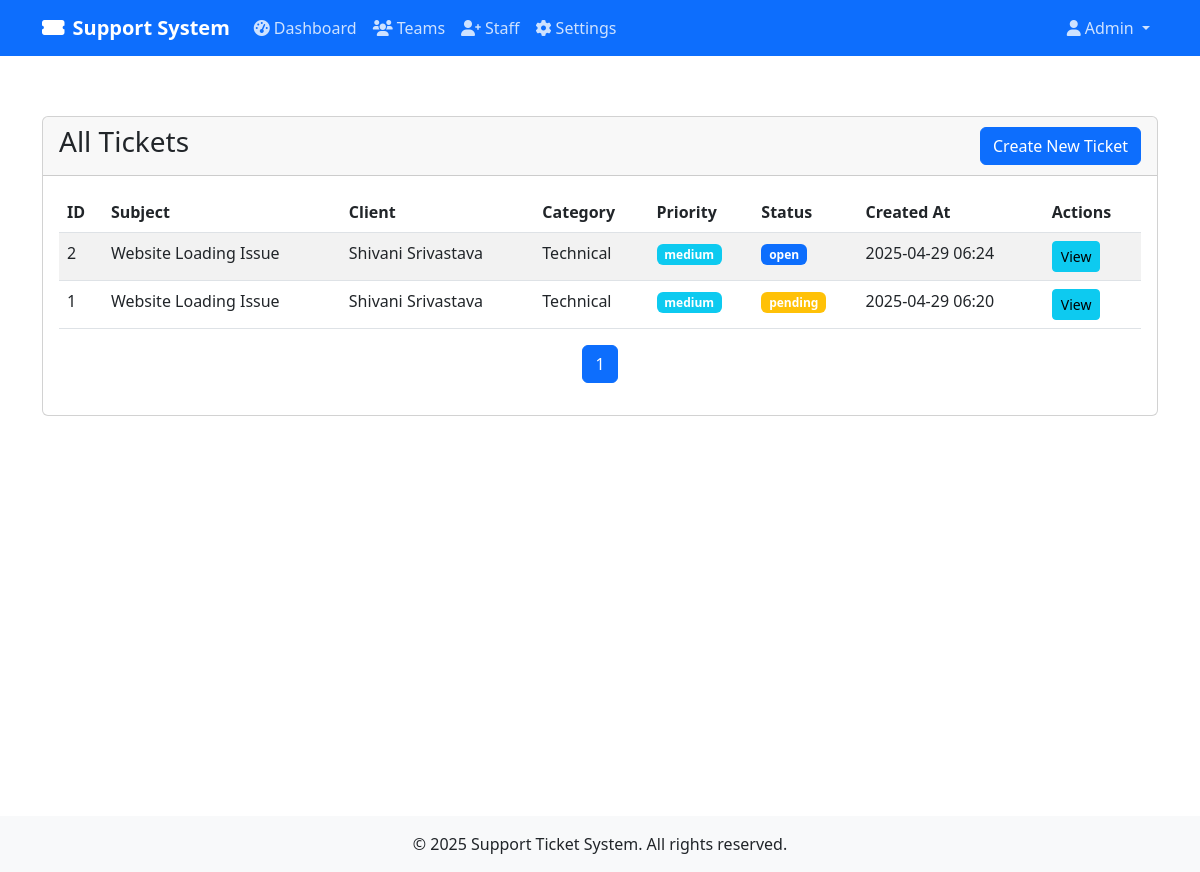
The page /all_tickets (signed in) on the database its author committed.
### app.py (models this page shows, shortened)
class User(UserMixin, db.Model):
    id = db.Column(db.Integer, primary_key=True)
    email = db.Column(db.String(120), unique=True, nullable=False)
    password_hash = db.Column(db.String(128))
    first_name = db.Column(db.String(50))
    last_name = db.Column(db.String(50))
    role = db.Column(db.String(20))  # admin, manager, team_member, client
    created_at = db.Column(db.DateTime, default=datetime.utcnow)
    phone = db.Column(db.String(20))
    team_id = db.Column(db.Integer, db.ForeignKey('team.id'))
    managed_teams = db.relationship('Team', backref='manager', foreign_keys='Team.manager_id')
    otp = db.Column(db.String(6), nullable=True)

class Ticket(db.Model):
    id = db.Column(db.Integer, primary_key=True)
    client_id = db.Column(db.Integer, db.ForeignKey('user.id'))
    subject = db.Column(db.String(200))
    content = db.Column(db.Text)
    category = db.Column(db.String(50))
    priority = db.Column(db.String(20))  # low, medium, high, urgent
    status = db.Column(db.String(20))  # pending, open, resolved, closed
    created_at = db.Column(db.DateTime, default=datetime.utcnow)
    assigned_to = db.Column(db.Integer, db.ForeignKey('user.id'))
    sla_respond_by = db.Column(db.DateTime)
    sla_resolve_by = db.Column(db.DateTime)
    last_updated = db.Column(db.DateTime, default=datetime.utcnow)
    attachments = db.relationship('Attachment', backref='ticket', lazy=True)
    replies = db.relationship('Reply', backref='ticket', lazy=True)
    client = db.relationship('User', foreign_keys=[client_id], backref='tickets')
    assigned_staff = db.relationship('User', foreign_keys=[assigned_to], backref='assigned_tickets')

### app.py (the view)
@app.route('/all_tickets')
@login_required
def all_tickets():
    page = request.args.get('page', 1, type=int)
    per_page = 10
    if current_user.role == 'admin':
        tickets = Ticket.query.order_by(Ticket.created_at.desc()).paginate(page=page, per_page=per_page)
    elif current_user.role == 'manager':
        team_member_ids = [member.id for member in current_user.team.members]
        tickets = Ticket.query.filter(Ticket.assigned_to.in_(team_member_ids))\
            .order_by(Ticket.created_at.desc())\
            .paginate(page=page, per_page=per_page)
    else:
        abort(403)
    for ticket in tickets.items:
        ticket.status_color = {
            'open': 'primary',
            'pending': 'warning',
            'resolved': 'success',
            'closed': 'secondary'
        }.get(ticket.status, 'info')
        ticket.priority_color = {
            'high': 'danger',
            'medium': 'warning',
            'low': 'info'
        }.get(ticket.priority, 'secondary')
    return render_template('all_tickets.html', tickets=tickets)

### app.py (called while the page is built)
@login_manager.user_loader
def load_user(user_id):
    return User.query.get(int(user_id))

@app.before_request
def check_inactive_tickets():
    if current_user.is_authenticated and current_user.role == 'team_member':
        check_and_close_inactive_tickets()

### templates/all_tickets.html (shortened to what this page needs)
{% extends "base.html" %}
{% block content %}
<div class="container mt-4">
    <div class="row">
        <div class="col-12">
            <div class="card">
                <div class="card-header d-flex justify-content-between align-items-center">
                    <h3 class="card-title">All Tickets</h3>
                    <a href="{{ url_for('create_ticket') }}" class="btn btn-primary">Create New Ticket</a>
                </div>
                <div class="card-body">
                    <div class="table-responsive">
                        <table class="table table-striped">
                            <thead>
                                <tr>
                                    <th>ID</th>
                                    <th>Subject</th>
                                    <th>Client</th>
                                    <th>Category</th>
                                    <th>Priority</th>
                                    <th>Status</th>
                                    <th>Created At</th>
                                    <th>Actions</th>
                                </tr>
                            </thead>
                            <tbody>
                                {% for ticket in tickets.items %}
                                <tr>
                                    <td>{{ ticket.id }}</td>
                                    <td>{{ ticket.subject }}</td>
                                    <td>{{ ticket.client.first_name }} {{ ticket.client.last_name }}</td>
                                    <td>{{ ticket.category }}</td>
                                    <td>
                                        <span class="badge bg-{{ 'danger' if ticket.priority == 'urgent' else 'warning' if ticket.priority == 'high' else 'info' if ticket.priority == 'medium' else 'secondary' }}">
                                            {{ ticket.priority }}
                                        </span>
                                    </td>
                                    <td>
                                        <span class="badge bg-{{ 'success' if ticket.status == 'resolved' else 'warning' if ticket.status == 'pending' else 'primary' }}">
                                            {{ ticket.status }}
                                        </span>
                                    </td>
                                    <td>{{ ticket.created_at.strftime('%Y-%m-%d %H:%M') }}</td>
                                    <td>
                                        <a href="{{ url_for('ticket_details', ticket_id=ticket.id) }}" class="btn btn-sm btn-info">View</a>
                                    </td>
                                </tr>
                                {% endfor %}
                            </tbody>
                        </table>
                    </div>
                    <nav aria-label="Page navigation">
                        <ul class="pagination justify-content-center">
                            {% for page_num in tickets.iter_pages() %}
                                {% if page_num %}
                                    <li class="page-item {{ 'active' if page_num == tickets.page else '' }}">
                                        <a class="page-link" href="{{ url_for('all_tickets', page=page_num) }}">{{ page_num }}</a>
                                    </li>
                                {% else %}
                                    <li class="page-item disabled"><span class="page-link">...</span></li>
                                {% endif %}
                            {% endfor %}
                        </ul>
                    </nav>
                </div>
            </div>
        </div>
    </div>
</div>
{% endblock %}

### templates/base.html (shortened to what this page needs)
<!DOCTYPE html>
<html lang="en">
<head>
    <link href="https://cdn.jsdelivr.net/npm/bootstrap@5.3.0/dist/css/bootstrap.min.css" rel="stylesheet">
    <link href="https://cdnjs.cloudflare.com/ajax/libs/font-awesome/6.0.0/css/all.min.css" rel="stylesheet">
</head>
<body>
    <nav class="navbar navbar-expand-lg navbar-dark bg-primary">
        <div class="container">
            <a class="navbar-brand" href="{{ url_for('index') }}">
                <i class="fas fa-ticket-alt me-2"></i>Support System
            </a>
            <div class="collapse navbar-collapse" id="navbarNav">
                <ul class="navbar-nav me-auto">
                    {% if current_user.is_authenticated %}
                        {% if current_user.role == 'admin' %}
                            <li class="nav-item">
                                <a class="nav-link" href="{{ url_for('admin_dashboard') }}">
                                    <i class="fas fa-tachometer-alt me-1"></i>Dashboard
                                </a>
                            </li>
                            <li class="nav-item">
                                <a class="nav-link" href="{{ url_for('create_team') }}">
                                    <i class="fas fa-users me-1"></i>Teams
                                </a>
                            </li>
                            <li class="nav-item">
                                <a class="nav-link" href="{{ url_for('add_staff') }}">
                                    <i class="fas fa-user-plus me-1"></i>Staff
                                </a>
                            </li>
                            <li class="nav-item">
                                <a class="nav-link" href="{{ url_for('admin_settings') }}">
                                    <i class="fas fa-cog me-1"></i>Settings
                                </a>
                            </li>
                        {% elif current_user.role == 'manager' %}
                            <li class="nav-item">
                                <a class="nav-link" href="{{ url_for('manager_dashboard') }}">
                                    <i class="fas fa-tachometer-alt me-1"></i>Dashboard
                                </a>
                            </li>
                        {% elif current_user.role == 'team_member' %}
                            <li class="nav-item">
                                <a class="nav-link" href="{{ url_for('team_member_dashboard') }}">
                                    <i class="fas fa-tachometer-alt me-1"></i>Dashboard
                                </a>
                            </li>
                        {% endif %}
                    {% endif %}
                </ul>
                <ul class="navbar-nav">
                    {% if current_user.is_authenticated %}
                        <li class="nav-item dropdown">
                            <a class="nav-link dropdown-toggle" href="#" id="navbarDropdown" role="button" data-bs-toggle="dropdown">
                                <i class="fas fa-user me-1"></i>{{ current_user.first_name }}
                            </a>
                        </li>
                    {% else %}
                        <li class="nav-item">
                            <a class="nav-link" href="{{ url_for('login') }}">
                                <i class="fas fa-sign-in-alt me-1"></i>Login
                            </a>
                        </li>
                    {% endif %}
                </ul>
            </div>
        </div>
    </nav>
    <div class="content-wrapper">
        {% block content %}{% endblock %}
    </div>
    <footer class="bg-light py-3 mt-auto">
        <div class="container text-center">
            <p class="mb-0">&copy; 2025 Support Ticket System. All rights reserved.</p>
        </div>
    </footer>
</body>
</html>

### templates/base.html (style rules this page uses)
.navbar-brand { font-weight: bold; }
.nav-link { color: rgba(255,255,255,0.8); }
.content-wrapper { min-height: calc(100vh - 56px); padding: 20px 0; }

### rows shown on the page
User: first_name "Admin"
Ticket: id "2", subject "Website Loading Issue", client.first_name "Shivani", client.last_name "Srivastava", category "Technical", priority "medium", status "open", created_at "2025-04-29 06:24"
Ticket: id "1", subject "Website Loading Issue", client.first_name "Shivani", client.last_name "Srivastava", category "Technical", priority "medium", status "pending", created_at "2025-04-29 06:20"

### other values the page prints
{{ page_num }} "1"
